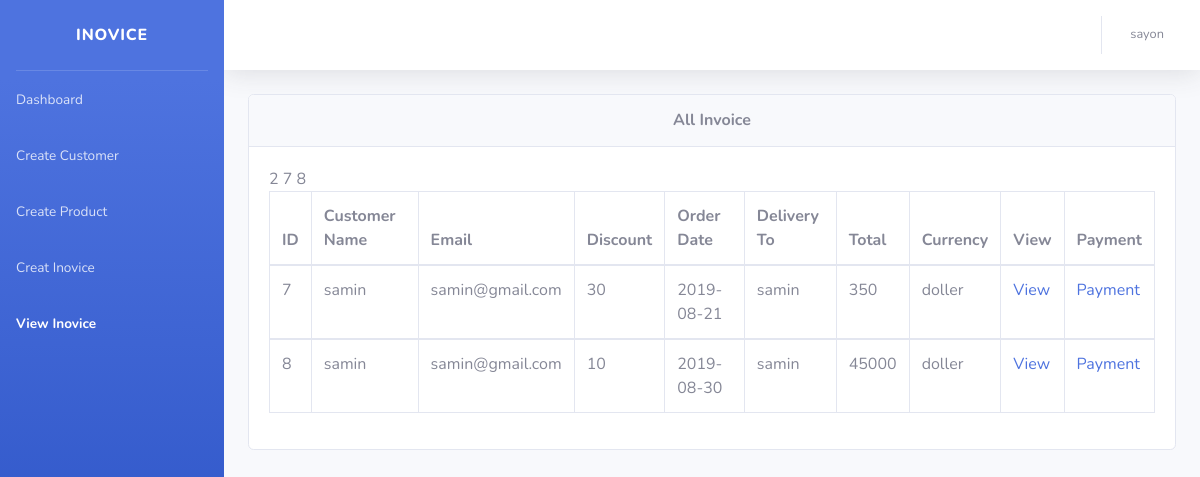
The app's page /viewino.php (signed in) with its own data.
### tables this page shows
CREATE TABLE `inovice` (
  `inovice_id` int(11) NOT NULL,
  `cust_id` int(11) NOT NULL,
  `currency` varchar(10) NOT NULL,
  `date` date NOT NULL,
  `ino_product` varchar(30) NOT NULL,
  `pro_quantity` int(11) NOT NULL,
  `pro_price` double NOT NULL,
  `pro_discount` double NOT NULL,
  `Pro_total` double NOT NULL
);

CREATE TABLE `customer` (
  `cust_id` int(11) NOT NULL,
  `cust_name` varchar(30) NOT NULL,
  `cust_email` varchar(30) NOT NULL,
  `cust_address` text NOT NULL
);

### viewino.php (the view, shortened to what this page needs)
<?php
include_once 'connect.php';
?>
<!DOCTYPE html>
<html lang="en">
<head>
  <link href="vendor/fontawesome-free/css/all.min.css" rel="stylesheet" type="text/css">
  <link href="css/sb-admin-2.min.css" rel="stylesheet">
</head>
<body id="page-top">
  <div id="wrapper">
    <ul class="navbar-nav bg-gradient-primary sidebar sidebar-dark accordion" id="accordionSidebar">
      <a class="sidebar-brand d-flex align-items-center justify-content-center" href="index.php">
        <div class="sidebar-brand-text mx-3">Inovice</div>
      </a>
      <hr class="sidebar-divider my-0">
      <li class="nav-item">
        <a class="nav-link" href="#">
          <span>Dashboard</span></a>
      </li>
      <li class="nav-item">
        <a class="nav-link" href="createcust.php">
          <span>Create Customer</span></a>
      </li>
      <li class="nav-item">
        <a class="nav-link" href="createprod.php">
          <span>Create Product</span></a>
      </li>
      <li class="nav-item">
        <a class="nav-link" href="createino.php">
          <span>Creat Inovice</span></a>
      </li>
      <li class="nav-item active">
        <a class="nav-link" href="viewino.php">
          <span>View Inovice</span></a>
      </li>
    </ul>
    <div id="content-wrapper" class="d-flex flex-column">
      <div id="content">
        <nav class="navbar navbar-expand navbar-light bg-white topbar mb-4 static-top shadow">
          <ul class="navbar-nav ml-auto">
            <li class="nav-item dropdown no-arrow">
              <a class="nav-link dropdown-toggle" href="#" id="userDropdown" role="button" data-toggle="dropdown" aria-haspopup="true" aria-expanded="false">
                <span class="mr-2 d-none d-lg-inline text-gray-600 small"><?php $username=$_SESSION['usr_name'];  echo $username; ?></span>
              </a>
            </li>
          </ul>
        </nav>
        <div class="container-fluid">
          <div class="card mb-4 ">
            <div class="card-header py-3">
              <h6 class="m-0 font-weight-bold text-center">All Invoice</h6>
            </div>
            <div class="card-body">
              <div class="table-responsive">
                <table class="table table-bordered" id="dataTable" width="100%" cellspacing="0">
                  <?php
                  $sql = mysqli_query($conn, "SELECT * FROM `inovice`");
                  ?>
                  <tr>
                    <?php
                    if(mysqli_num_rows($sql)== 0){
                      echo "<th>No Inovice found</th> ";
                   echo " </tr>";
                    }
                    else {
                  echo "<thead>
                    <tr>
                      <th>ID</th>
                      <th>Customer Name</th>
                      <th>Email</th>
                      <th>Discount</th>
                      <th>Order Date</th>
                      <th>Delivery To</th>
                      <th>Total</th>
                      <th>Currency</th>
                      <th>View</th>
                      <th>Payment</th>
                    </tr>
                  </thead>";
                   while($row = mysqli_fetch_assoc($sql)){
                    $id = $row['inovice_id'];
                    $cust_id = $row['cust_id'];
                    $currency = $row['currency'];
                    $date = $row['date'];
                    $sql1 = mysqli_query($conn, "SELECT cust_name,cust_email FROM `customer`WHERE cust_id=".$cust_id."");
                      while($co = mysqli_fetch_assoc($sql1)) {
                        $cust_name = $co['cust_name'];
                        $cust_email = $co['cust_email'];
                      }
                  echo "
                    <tbody>
                    <tr>
                      <td>".$id."</td>
                      <td>".$cust_name."</td>
                      <td>".$cust_email."</td>
                      <td>".$row['pro_discount']."</td>
                      <td>".$date."</td>
                      <td>".$cust_name."</td>
                      <td>".$row['Pro_total']."</td>
                      <td>".$currency."</td>
                      <td><a href='fullview.php?id=".$id."'> View </a></td>
                      <td><a href='payment.php?id=".$id."'> Payment </a></td>
                    </tr> ";
                   }
                   echo "</tbody>";
                  }
                  ?>
                </table>
              </div>
            </div>
          </div>
        </div>
    </div>
  </div>
</body>
</html>

### records on screen
inovice: inovice_id "7", cust.cust_name "samin", cust.cust_email "samin@gmail.com", pro_discount "30", date "2019-08-21", Pro_total "350", currency "doller"
inovice: inovice_id "8", cust.cust_name "samin", cust.cust_email "samin@gmail.com", pro_discount "10", date "2019-08-30", Pro_total "45000", currency "doller"

### other values on screen
$username "sayon"
